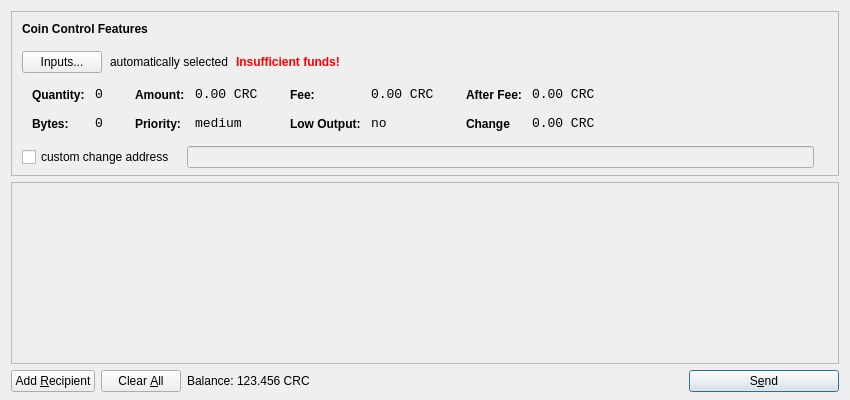
<?xml version="1.0" encoding="UTF-8"?>
<ui version="4.0">
 <class>SendCoinsDialog</class>
 <widget class="QDialog" name="SendCoinsDialog">
  <property name="geometry">
   <rect>
    <x>0</x>
    <y>0</y>
    <width>850</width>
    <height>400</height>
   </rect>
  </property>
  <property name="windowTitle">
   <string>Send Coins</string>
  </property>
  <layout class="QVBoxLayout" name="verticalLayout" stretch="0,1,0">
   <property name="bottomMargin">
    <number>8</number>
   </property>
   <item>
    <widget class="QFrame" name="frameCoinControl">
     <property name="sizePolicy">
      <sizepolicy hsizetype="Expanding" vsizetype="Expanding">
       <horstretch>0</horstretch>
       <verstretch>0</verstretch>
      </sizepolicy>
     </property>
     <property name="maximumSize">
      <size>
       <width>16777215</width>
       <height>16777215</height>
      </size>
     </property>
     <property name="frameShape">
      <enum>QFrame::StyledPanel</enum>
     </property>
     <property name="frameShadow">
      <enum>QFrame::Sunken</enum>
     </property>
     <layout class="QVBoxLayout" name="verticalLayoutCoinControl2">
      <property name="spacing">
       <number>-1</number>
      </property>
      <property name="leftMargin">
       <number>0</number>
      </property>
      <property name="topMargin">
       <number>0</number>
      </property>
      <property name="rightMargin">
       <number>0</number>
      </property>
      <property name="bottomMargin">
       <number>6</number>
      </property>
      <item>
       <layout class="QVBoxLayout" name="verticalLayoutCoinControl" stretch="0,0,0,0,1">
        <property name="spacing">
         <number>0</number>
        </property>
        <property name="leftMargin">
         <number>10</number>
        </property>
        <property name="topMargin">
         <number>10</number>
        </property>
        <item>
         <layout class="QHBoxLayout" name="horizontalLayoutCoinControl1">
          <property name="bottomMargin">
           <number>15</number>
          </property>
          <item>
           <widget class="QLabel" name="labelCoinControlFeatures">
            <property name="sizePolicy">
             <sizepolicy hsizetype="Preferred" vsizetype="Maximum">
              <horstretch>0</horstretch>
              <verstretch>0</verstretch>
             </sizepolicy>
            </property>
            <property name="font">
             <font>
              <weight>75</weight>
              <bold>true</bold>
             </font>
            </property>
            <property name="styleSheet">
             <string notr="true">font-weight:bold;</string>
            </property>
            <property name="text">
             <string>Coin Control Features</string>
            </property>
           </widget>
          </item>
         </layout>
        </item>
        <item>
         <layout class="QHBoxLayout" name="horizontalLayoutCoinControl2" stretch="0,0,0,0">
          <property name="spacing">
           <number>8</number>
          </property>
          <property name="bottomMargin">
           <number>10</number>
          </property>
          <item>
           <widget class="QPushButton" name="pushButtonCoinControl">
            <property name="styleSheet">
             <string notr="true"/>
            </property>
            <property name="text">
             <string>Inputs...</string>
            </property>
           </widget>
          </item>
          <item>
           <widget class="QLabel" name="labelCoinControlAutomaticallySelected">
            <property name="text">
             <string>automatically selected</string>
            </property>
            <property name="margin">
             <number>5</number>
            </property>
           </widget>
          </item>
          <item>
           <widget class="QLabel" name="labelCoinControlInsuffFunds">
            <property name="font">
             <font>
              <weight>75</weight>
              <bold>true</bold>
             </font>
            </property>
            <property name="styleSheet">
             <string notr="true">color:red;font-weight:bold;</string>
            </property>
            <property name="text">
             <string>Insufficient funds!</string>
            </property>
            <property name="margin">
             <number>5</number>
            </property>
           </widget>
          </item>
          <item>
           <spacer name="horizontalSpacerCoinControl">
            <property name="orientation">
             <enum>Qt::Horizontal</enum>
            </property>
            <property name="sizeHint" stdset="0">
             <size>
              <width>40</width>
              <height>1</height>
             </size>
            </property>
           </spacer>
          </item>
         </layout>
        </item>
        <item>
         <widget class="QWidget" name="widgetCoinControl" native="true">
          <property name="sizePolicy">
           <sizepolicy hsizetype="Preferred" vsizetype="Preferred">
            <horstretch>0</horstretch>
            <verstretch>0</verstretch>
           </sizepolicy>
          </property>
          <property name="minimumSize">
           <size>
            <width>0</width>
            <height>0</height>
           </size>
          </property>
          <property name="styleSheet">
           <string notr="true"/>
          </property>
          <layout class="QHBoxLayout" name="horizontalLayoutCoinControl5">
           <property name="margin">
            <number>0</number>
           </property>
           <item>
            <layout class="QHBoxLayout" name="horizontalLayoutCoinControl3" stretch="0,0,0,1">
             <property name="spacing">
              <number>20</number>
             </property>
             <property name="topMargin">
              <number>0</number>
             </property>
             <property name="bottomMargin">
              <number>10</number>
             </property>
             <item>
              <layout class="QFormLayout" name="formLayoutCoinControl1">
               <property name="horizontalSpacing">
                <number>10</number>
               </property>
               <property name="verticalSpacing">
                <number>14</number>
               </property>
               <property name="leftMargin">
                <number>10</number>
               </property>
               <property name="topMargin">
                <number>4</number>
               </property>
               <property name="rightMargin">
                <number>6</number>
               </property>
               <item row="0" column="0">
                <widget class="QLabel" name="labelCoinControlQuantityText">
                 <property name="styleSheet">
                  <string notr="true">font-weight:bold;</string>
                 </property>
                 <property name="text">
                  <string>Quantity:</string>
                 </property>
                 <property name="margin">
                  <number>0</number>
                 </property>
                </widget>
               </item>
               <item row="0" column="1">
                <widget class="QLabel" name="labelCoinControlQuantity">
                 <property name="font">
                  <font>
                   <family>Monospace</family>
                   <pointsize>10</pointsize>
                  </font>
                 </property>
                 <property name="cursor">
                  <cursorShape>IBeamCursor</cursorShape>
                 </property>
                 <property name="contextMenuPolicy">
                  <enum>Qt::ActionsContextMenu</enum>
                 </property>
                 <property name="text">
                  <string>0</string>
                 </property>
                 <property name="margin">
                  <number>0</number>
                 </property>
                 <property name="textInteractionFlags">
                  <set>Qt::LinksAccessibleByMouse|Qt::TextSelectableByKeyboard|Qt::TextSelectableByMouse</set>
                 </property>
                </widget>
               </item>
               <item row="1" column="0">
                <widget class="QLabel" name="labelCoinControlBytesText">
                 <property name="styleSheet">
                  <string notr="true">font-weight:bold;</string>
                 </property>
                 <property name="text">
                  <string>Bytes:</string>
                 </property>
                </widget>
               </item>
               <item row="1" column="1">
                <widget class="QLabel" name="labelCoinControlBytes">
                 <property name="font">
                  <font>
                   <family>Monospace</family>
                   <pointsize>10</pointsize>
                  </font>
                 </property>
                 <property name="cursor">
                  <cursorShape>IBeamCursor</cursorShape>
                 </property>
                 <property name="contextMenuPolicy">
                  <enum>Qt::ActionsContextMenu</enum>
                 </property>
                 <property name="text">
                  <string>0</string>
                 </property>
                 <property name="textInteractionFlags">
                  <set>Qt::LinksAccessibleByMouse|Qt::TextSelectableByKeyboard|Qt::TextSelectableByMouse</set>
                 </property>
                </widget>
               </item>
              </layout>
             </item>
             <item>
              <layout class="QFormLayout" name="formLayoutCoinControl2">
               <property name="horizontalSpacing">
                <number>10</number>
               </property>
               <property name="verticalSpacing">
                <number>14</number>
               </property>
               <property name="leftMargin">
                <number>6</number>
               </property>
               <property name="topMargin">
                <number>4</number>
               </property>
               <property name="rightMargin">
                <number>6</number>
               </property>
               <item row="0" column="0">
                <widget class="QLabel" name="labelCoinControlAmountText">
                 <property name="styleSheet">
                  <string notr="true">font-weight:bold;</string>
                 </property>
                 <property name="text">
                  <string>Amount:</string>
                 </property>
                 <property name="margin">
                  <number>0</number>
                 </property>
                </widget>
               </item>
               <item row="0" column="1">
                <widget class="QLabel" name="labelCoinControlAmount">
                 <property name="font">
                  <font>
                   <family>Monospace</family>
                   <pointsize>10</pointsize>
                  </font>
                 </property>
                 <property name="cursor">
                  <cursorShape>IBeamCursor</cursorShape>
                 </property>
                 <property name="contextMenuPolicy">
                  <enum>Qt::ActionsContextMenu</enum>
                 </property>
                 <property name="text">
                  <string>0.00 CRC</string>
                 </property>
                 <property name="textInteractionFlags">
                  <set>Qt::LinksAccessibleByMouse|Qt::TextSelectableByKeyboard|Qt::TextSelectableByMouse</set>
                 </property>
                </widget>
               </item>
               <item row="1" column="0">
                <widget class="QLabel" name="labelCoinControlPriorityText">
                 <property name="styleSheet">
                  <string notr="true">font-weight:bold;</string>
                 </property>
                 <property name="text">
                  <string>Priority:</string>
                 </property>
                </widget>
               </item>
               <item row="1" column="1">
                <widget class="QLabel" name="labelCoinControlPriority">
                 <property name="font">
                  <font>
                   <family>Monospace</family>
                   <pointsize>10</pointsize>
                  </font>
                 </property>
                 <property name="cursor">
                  <cursorShape>IBeamCursor</cursorShape>
                 </property>
                 <property name="contextMenuPolicy">
                  <enum>Qt::ActionsContextMenu</enum>
                 </property>
                 <property name="text">
                  <string>medium</string>
                 </property>
                 <property name="textInteractionFlags">
                  <set>Qt::LinksAccessibleByMouse|Qt::TextSelectableByKeyboard|Qt::TextSelectableByMouse</set>
                 </property>
                </widget>
               </item>
              </layout>
             </item>
             <item>
              <layout class="QFormLayout" name="formLayoutCoinControl3">
               <property name="horizontalSpacing">
                <number>10</number>
               </property>
               <property name="verticalSpacing">
                <number>14</number>
               </property>
               <property name="leftMargin">
                <number>6</number>
               </property>
               <property name="topMargin">
                <number>4</number>
               </property>
               <property name="rightMargin">
                <number>6</number>
               </property>
               <item row="0" column="0">
                <widget class="QLabel" name="labelCoinControlFeeText">
                 <property name="styleSheet">
                  <string notr="true">font-weight:bold;</string>
                 </property>
                 <property name="text">
                  <string>Fee:</string>
                 </property>
                 <property name="margin">
                  <number>0</number>
                 </property>
                </widget>
               </item>
               <item row="0" column="1">
                <widget class="QLabel" name="labelCoinControlFee">
                 <property name="font">
                  <font>
                   <family>Monospace</family>
                   <pointsize>10</pointsize>
                  </font>
                 </property>
                 <property name="cursor">
                  <cursorShape>IBeamCursor</cursorShape>
                 </property>
                 <property name="contextMenuPolicy">
                  <enum>Qt::ActionsContextMenu</enum>
                 </property>
                 <property name="text">
                  <string>0.00 CRC</string>
                 </property>
                 <property name="textInteractionFlags">
                  <set>Qt::LinksAccessibleByMouse|Qt::TextSelectableByKeyboard|Qt::TextSelectableByMouse</set>
                 </property>
                </widget>
               </item>
               <item row="1" column="0">
                <widget class="QLabel" name="labelCoinControlLowOutputText">
                 <property name="styleSheet">
                  <string notr="true">font-weight:bold;</string>
                 </property>
                 <property name="text">
                  <string>Low Output:</string>
                 </property>
                </widget>
               </item>
               <item row="1" column="1">
                <widget class="QLabel" name="labelCoinControlLowOutput">
                 <property name="font">
                  <font>
                   <family>Monospace</family>
                   <pointsize>10</pointsize>
                  </font>
                 </property>
                 <property name="cursor">
                  <cursorShape>IBeamCursor</cursorShape>
                 </property>
                 <property name="contextMenuPolicy">
                  <enum>Qt::ActionsContextMenu</enum>
                 </property>
                 <property name="text">
                  <string>no</string>
                 </property>
                 <property name="textInteractionFlags">
                  <set>Qt::LinksAccessibleByMouse|Qt::TextSelectableByKeyboard|Qt::TextSelectableByMouse</set>
                 </property>
                </widget>
               </item>
              </layout>
             </item>
             <item>
              <layout class="QFormLayout" name="formLayoutCoinControl4">
               <property name="horizontalSpacing">
                <number>10</number>
               </property>
               <property name="verticalSpacing">
                <number>14</number>
               </property>
               <property name="leftMargin">
                <number>6</number>
               </property>
               <property name="topMargin">
                <number>4</number>
               </property>
               <property name="rightMargin">
                <number>6</number>
               </property>
               <item row="0" column="0">
                <widget class="QLabel" name="labelCoinControlAfterFeeText">
                 <property name="styleSheet">
                  <string notr="true">font-weight:bold;</string>
                 </property>
                 <property name="text">
                  <string>After Fee:</string>
                 </property>
                 <property name="margin">
                  <number>0</number>
                 </property>
                </widget>
               </item>
               <item row="0" column="1">
                <widget class="QLabel" name="labelCoinControlAfterFee">
                 <property name="font">
                  <font>
                   <family>Monospace</family>
                   <pointsize>10</pointsize>
                  </font>
                 </property>
                 <property name="cursor">
                  <cursorShape>IBeamCursor</cursorShape>
                 </property>
                 <property name="contextMenuPolicy">
                  <enum>Qt::ActionsContextMenu</enum>
                 </property>
                 <property name="text">
                  <string>0.00 CRC</string>
                 </property>
                 <property name="textInteractionFlags">
                  <set>Qt::LinksAccessibleByMouse|Qt::TextSelectableByKeyboard|Qt::TextSelectableByMouse</set>
                 </property>
                </widget>
               </item>
               <item row="1" column="0">
                <widget class="QLabel" name="labelCoinControlChangeText">
                 <property name="styleSheet">
                  <string notr="true">font-weight:bold;</string>
                 </property>
                 <property name="text">
                  <string>Change</string>
                 </property>
                </widget>
               </item>
               <item row="1" column="1">
                <widget class="QLabel" name="labelCoinControlChange">
                 <property name="font">
                  <font>
                   <family>Monospace</family>
                   <pointsize>10</pointsize>
                  </font>
                 </property>
                 <property name="cursor">
                  <cursorShape>IBeamCursor</cursorShape>
                 </property>
                 <property name="contextMenuPolicy">
                  <enum>Qt::ActionsContextMenu</enum>
                 </property>
                 <property name="text">
                  <string>0.00 CRC</string>
                 </property>
                 <property name="textInteractionFlags">
                  <set>Qt::LinksAccessibleByMouse|Qt::TextSelectableByKeyboard|Qt::TextSelectableByMouse</set>
                 </property>
                </widget>
               </item>
              </layout>
             </item>
            </layout>
           </item>
          </layout>
         </widget>
        </item>
        <item>
         <layout class="QHBoxLayout" name="horizontalLayoutCoinControl4" stretch="0,0,0">
          <property name="spacing">
           <number>12</number>
          </property>
          <property name="sizeConstraint">
           <enum>QLayout::SetDefaultConstraint</enum>
          </property>
          <property name="topMargin">
           <number>5</number>
          </property>
          <property name="rightMargin">
           <number>5</number>
          </property>
          <item>
           <widget class="QCheckBox" name="checkBoxCoinControlChange">
            <property name="text">
             <string>custom change address</string>
            </property>
           </widget>
          </item>
          <item>
           <widget class="QLineEdit" name="lineEditCoinControlChange">
            <property name="enabled">
             <bool>false</bool>
            </property>
            <property name="sizePolicy">
             <sizepolicy hsizetype="Expanding" vsizetype="Fixed">
              <horstretch>0</horstretch>
              <verstretch>0</verstretch>
             </sizepolicy>
            </property>
           </widget>
          </item>
          <item>
           <widget class="QLabel" name="labelCoinControlChangeLabel">
            <property name="sizePolicy">
             <sizepolicy hsizetype="Preferred" vsizetype="Expanding">
              <horstretch>0</horstretch>
              <verstretch>0</verstretch>
             </sizepolicy>
            </property>
            <property name="minimumSize">
             <size>
              <width>0</width>
              <height>0</height>
             </size>
            </property>
            <property name="text">
             <string/>
            </property>
            <property name="margin">
             <number>3</number>
            </property>
           </widget>
          </item>
         </layout>
        </item>
        <item>
         <spacer name="verticalSpacerCoinControl">
          <property name="orientation">
           <enum>Qt::Vertical</enum>
          </property>
          <property name="sizeHint" stdset="0">
           <size>
            <width>800</width>
            <height>1</height>
           </size>
          </property>
         </spacer>
        </item>
       </layout>
      </item>
     </layout>
    </widget>
   </item>
   <item>
    <widget class="QScrollArea" name="scrollArea">
     <property name="widgetResizable">
      <bool>true</bool>
     </property>
     <widget class="QWidget" name="scrollAreaWidgetContents">
      <property name="geometry">
       <rect>
        <x>0</x>
        <y>0</y>
        <width>830</width>
        <height>165</height>
       </rect>
      </property>
      <layout class="QVBoxLayout" name="verticalLayout_2">
       <property name="margin">
        <number>0</number>
       </property>
       <item>
        <layout class="QVBoxLayout" name="entries">
         <property name="spacing">
          <number>6</number>
         </property>
        </layout>
       </item>
       <item>
        <spacer name="verticalSpacer">
         <property name="orientation">
          <enum>Qt::Vertical</enum>
         </property>
         <property name="sizeHint" stdset="0">
          <size>
           <width>20</width>
           <height>40</height>
          </size>
         </property>
        </spacer>
       </item>
      </layout>
     </widget>
    </widget>
   </item>
   <item>
    <layout class="QHBoxLayout" name="horizontalLayout">
     <item>
      <widget class="QPushButton" name="addButton">
       <property name="toolTip">
        <string>Send to multiple recipients at once</string>
       </property>
       <property name="text">
        <string>Add &amp;Recipient</string>
       </property>
       <property name="icon">
        <iconset resource="../bitcoin.qrc">
         <normaloff>:/icons/add</normaloff>:/icons/add</iconset>
       </property>
       <property name="autoDefault">
        <bool>false</bool>
       </property>
      </widget>
     </item>
     <item>
      <widget class="QPushButton" name="clearButton">
       <property name="sizePolicy">
        <sizepolicy hsizetype="Minimum" vsizetype="Fixed">
         <horstretch>0</horstretch>
         <verstretch>0</verstretch>
        </sizepolicy>
       </property>
       <property name="toolTip">
        <string>Remove all transaction fields</string>
       </property>
       <property name="text">
        <string>Clear &amp;All</string>
       </property>
       <property name="icon">
        <iconset resource="../bitcoin.qrc">
         <normaloff>:/icons/remove</normaloff>:/icons/remove</iconset>
       </property>
       <property name="autoRepeatDelay">
        <number>300</number>
       </property>
       <property name="autoDefault">
        <bool>false</bool>
       </property>
      </widget>
     </item>
     <item>
      <layout class="QHBoxLayout" name="horizontalLayout_2">
       <property name="spacing">
        <number>3</number>
       </property>
       <item>
        <widget class="QLabel" name="label">
         <property name="sizePolicy">
          <sizepolicy hsizetype="Preferred" vsizetype="Fixed">
           <horstretch>0</horstretch>
           <verstretch>0</verstretch>
          </sizepolicy>
         </property>
         <property name="text">
          <string>Balance:</string>
         </property>
        </widget>
       </item>
       <item>
        <widget class="QLabel" name="labelBalance">
         <property name="sizePolicy">
          <sizepolicy hsizetype="Preferred" vsizetype="Fixed">
           <horstretch>0</horstretch>
           <verstretch>0</verstretch>
          </sizepolicy>
         </property>
         <property name="cursor">
          <cursorShape>IBeamCursor</cursorShape>
         </property>
         <property name="text">
          <string>123.456 CRC</string>
         </property>
         <property name="textInteractionFlags">
          <set>Qt::LinksAccessibleByMouse|Qt::TextSelectableByKeyboard|Qt::TextSelectableByMouse</set>
         </property>
        </widget>
       </item>
      </layout>
     </item>
     <item>
      <spacer name="horizontalSpacer">
       <property name="orientation">
        <enum>Qt::Horizontal</enum>
       </property>
       <property name="sizeHint" stdset="0">
        <size>
         <width>40</width>
         <height>20</height>
        </size>
       </property>
      </spacer>
     </item>
     <item>
      <widget class="QPushButton" name="sendButton">
       <property name="minimumSize">
        <size>
         <width>150</width>
         <height>0</height>
        </size>
       </property>
       <property name="toolTip">
        <string>Confirm the send action</string>
       </property>
       <property name="text">
        <string>S&amp;end</string>
       </property>
       <property name="icon">
        <iconset resource="../bitcoin.qrc">
         <normaloff>:/icons/send</normaloff>:/icons/send</iconset>
       </property>
       <property name="default">
        <bool>true</bool>
       </property>
      </widget>
     </item>
    </layout>
   </item>
  </layout>
 </widget>
 <resources>
  <include location="../bitcoin.qrc"/>
 </resources>
 <connections/>
</ui>
